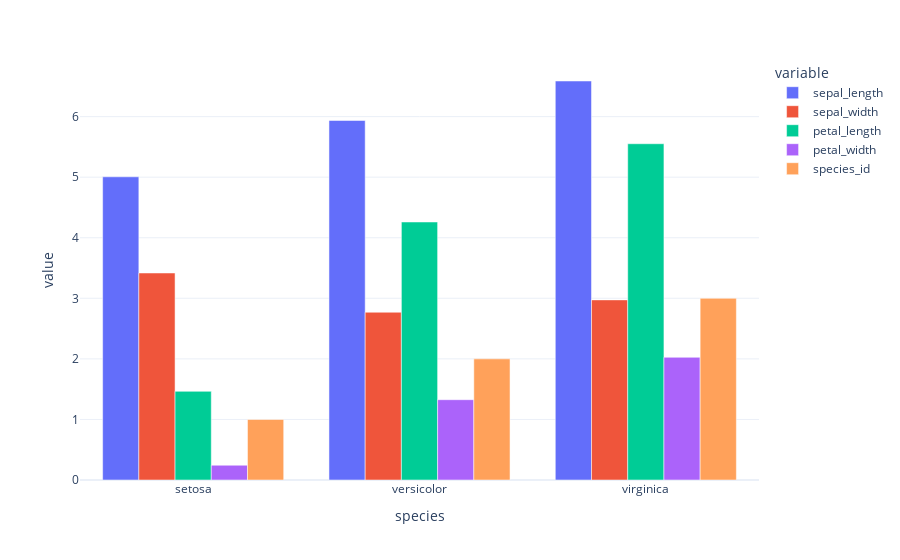

The notebook cell this image was saved under:
### Code cell
### `px.bar`
data = px.data.iris()
data.head()
agg = data.groupby("species").mean()
agg
px.bar(agg, template="plotly_white")
px.bar(agg, barmode="group", template="plotly_white")

### Figure 1 — Plotly figure (JSON) as saved in the notebook; plotly's stock layout.template omitted (floating-point values rounded to 4 significant figures)
{"data": [{"alignmentgroup": "True", "hovertemplate": "variable=sepal_length<br>species=%{x}<br>value=%{y}<extra></extra>", "legendgroup": "sepal_length", "marker": {"color": "#636efa", "pattern": {"shape": ""}}, "name": "sepal_length", "offsetgroup": "sepal_length", "orientation": "v", "showlegend": true, "textposition": "auto", "x": ["setosa", "versicolor", "virginica"], "xaxis": "x", "y": [5.006, 5.936, 6.588], "yaxis": "y", "type": "bar"}, {"alignmentgroup": "True", "hovertemplate": "variable=sepal_width<br>species=%{x}<br>value=%{y}<extra></extra>", "legendgroup": "sepal_width", "marker": {"color": "#EF553B", "pattern": {"shape": ""}}, "name": "sepal_width", "offsetgroup": "sepal_width", "orientation": "v", "showlegend": true, "textposition": "auto", "x": ["setosa", "versicolor", "virginica"], "xaxis": "x", "y": [3.418, 2.77, 2.974], "yaxis": "y", "type": "bar"}, {"alignmentgroup": "True", "hovertemplate": "variable=petal_length<br>species=%{x}<br>value=%{y}<extra></extra>", "legendgroup": "petal_length", "marker": {"color": "#00cc96", "pattern": {"shape": ""}}, "name": "petal_length", "offsetgroup": "petal_length", "orientation": "v", "showlegend": true, "textposition": "auto", "x": ["setosa", "versicolor", "virginica"], "xaxis": "x", "y": [1.464, 4.26, 5.552], "yaxis": "y", "type": "bar"}, {"alignmentgroup": "True", "hovertemplate": "variable=petal_width<br>species=%{x}<br>value=%{y}<extra></extra>", "legendgroup": "petal_width", "marker": {"color": "#ab63fa", "pattern": {"shape": ""}}, "name": "petal_width", "offsetgroup": "petal_width", "orientation": "v", "showlegend": true, "textposition": "auto", "x": ["setosa", "versicolor", "virginica"], "xaxis": "x", "y": [0.244, 1.326, 2.026], "yaxis": "y", "type": "bar"}, {"alignmentgroup": "True", "hovertemplate": "variable=species_id<br>species=%{x}<br>value=%{y}<extra></extra>", "legendgroup": "species_id", "marker": {"color": "#FFA15A", "pattern": {"shape": ""}}, "name": "species_id", "offsetgroup": "species_id", "orientation": "v", "showlegend": true, "textposition": "auto", "x": ["setosa", "versicolor", "virginica"], "xaxis": "x", "y": [1.0, 2.0, 3.0], "yaxis": "y", "type": "bar"}], "layout": {"xaxis": {"anchor": "y", "domain": [0.0, 1.0], "title": {"text": "species"}}, "yaxis": {"anchor": "x", "domain": [0.0, 1.0], "title": {"text": "value"}}, "legend": {"title": {"text": "variable"}, "tracegroupgap": 0}, "margin": {"t": 60}, "barmode": "group"}}
